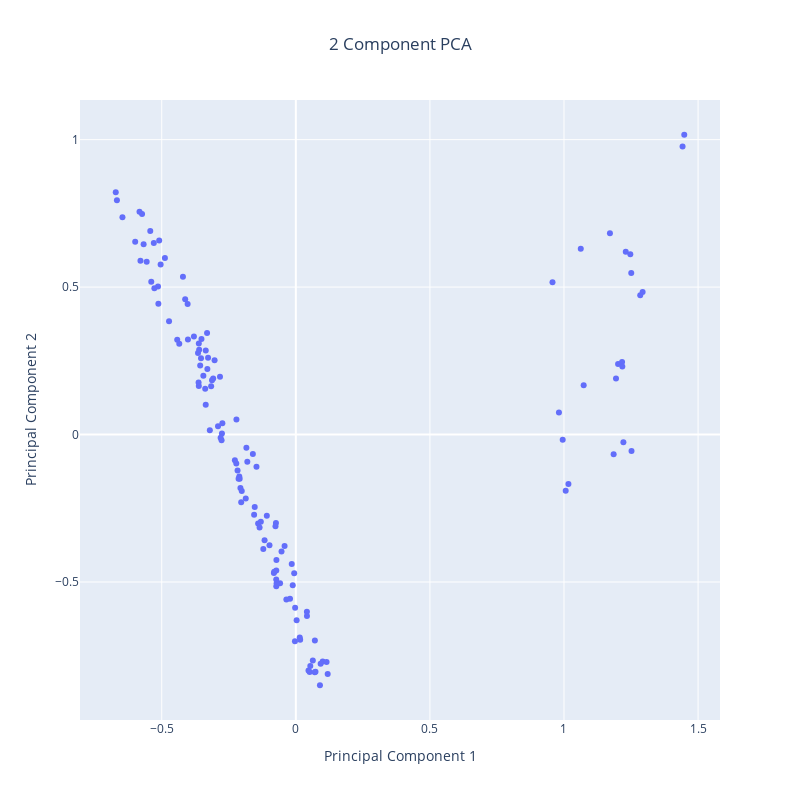

Write notebook code for a chart like this one.
### Markdown cell above
Dimension reduction - PCA

### Code cell
from sklearn.decomposition import PCA
import matplotlib.pyplot as plt

pca = PCA(n_components=2)
principalComponents = pca.fit_transform(shap_values)

principalDf = pd.DataFrame(data=principalComponents, columns=['principal component 1', 'principal component 2'])

fig = px.scatter(principalDf, x='principal component 1', y='principal component 2',
                 title='2 Component PCA', 
                 width=800, height=800)

fig.update_layout(xaxis_title='Principal Component 1', 
                  yaxis_title='Principal Component 2',
                  title_x=0.5)

fig.show()

### Figure 1 — Plotly figure (JSON) as saved in the notebook; plotly's stock layout.template omitted (floating-point values rounded to 4 significant figures; data arrays with more than 128 entries replaced by an {"elided": "..."} marker saying what was removed)
{"data": [{"hovertemplate": "principal component 1=%{x}<br>principal component 2=%{y}<extra></extra>", "legendgroup": "", "marker": {"color": "#636efa", "symbol": "circle"}, "mode": "markers", "name": "", "orientation": "v", "showlegend": false, "type": "scatter", "x": {"elided": "134 float values"}, "xaxis": "x", "y": {"elided": "134 float values"}, "yaxis": "y"}], "layout": {"height": 800, "legend": {"tracegroupgap": 0}, "title": {"text": "2 Component PCA", "x": 0.5}, "width": 800, "xaxis": {"anchor": "y", "domain": [0, 1], "title": {"text": "Principal Component 1"}}, "yaxis": {"anchor": "x", "domain": [0, 1], "title": {"text": "Principal Component 2"}}}}
